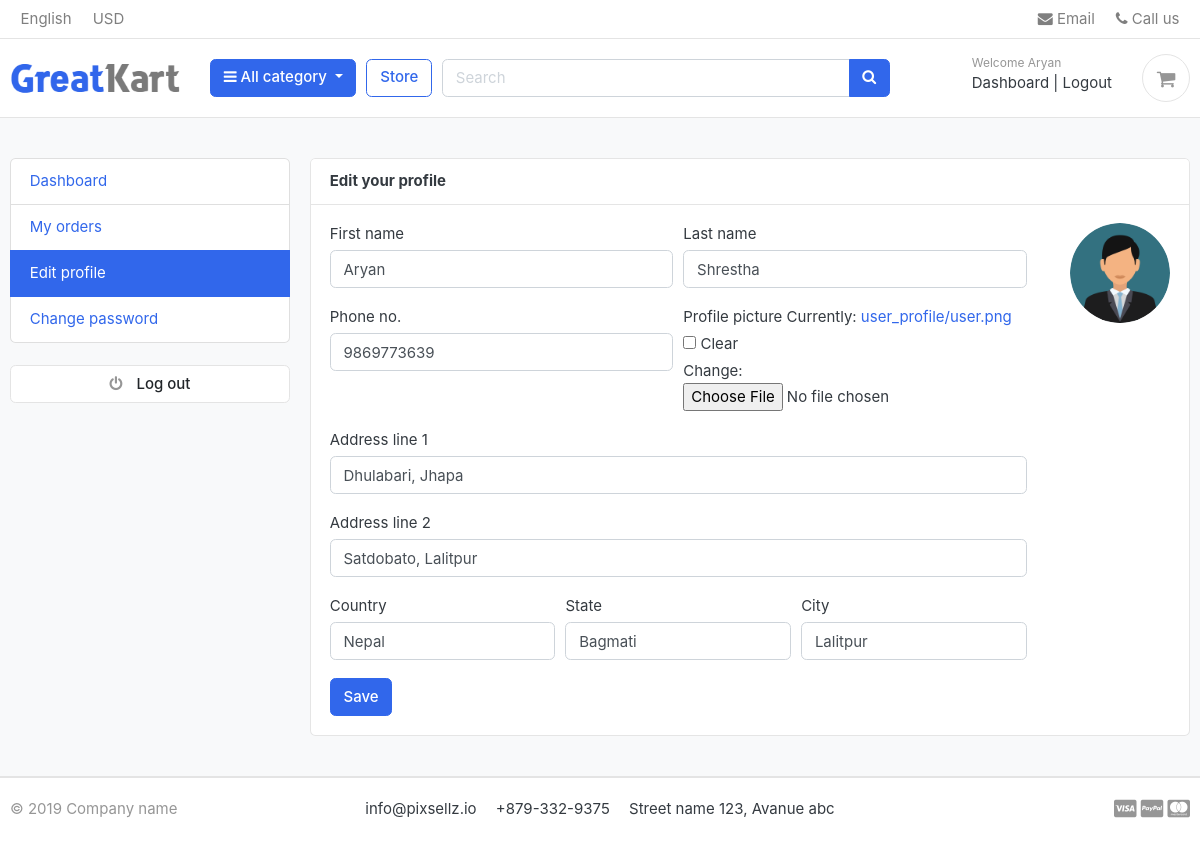
The page /accounts/edit_profile/ (signed in) on the database its author committed.
### accounts/models.py (models this page shows, shortened)
class Account(AbstractBaseUser):
    first_name = models.CharField(max_length=50)
    last_name = models.CharField(max_length=50)
    username = models.CharField(max_length=50, unique=True)
    email = models.EmailField(max_length=100, unique=True)
    phone_number = models.CharField(max_length=50)
    date_joined = models.DateTimeField(auto_now_add=True)
    last_login = models.DateTimeField(auto_now_add=True)
    is_admin = models.BooleanField(default=False)
    is_staff = models.BooleanField(default=False)
    is_active = models.BooleanField(default=False)
    is_superadmin = models.BooleanField(default=False)
    USERNAME_FIELD = 'email'
    REQUIRED_FIELDS = ['username', 'first_name', 'last_name']
    objects = MyAccountManager()

class UserProfile(models.Model):
    user = models.OneToOneField(Account, on_delete=models.CASCADE)
    address_line_1 = models.CharField(blank=True, max_length=100)
    address_line_2 = models.CharField(blank=True, max_length=100)
    profile_picture = models.ImageField(blank=True, upload_to='user_profile/', default='user_profile/user.png')
    city = models.CharField(blank=True, max_length=20)
    state = models.CharField(blank=True, max_length=20)
    country = models.CharField(blank=True, max_length=20)

### accounts/views.py (the view)
# urls.py: path('edit_profile/', views.edit_profile, name='edit_profile'),
def edit_profile(request):
    user_profile = get_object_or_404(UserProfile, user=request.user)
    if request.method == 'POST':
        user_form = UserForm(request.POST, instance=request.user)
        user_profile_form = UserProfileForm(request.POST, request.FILES, instance=user_profile)
        if user_form.is_valid() and user_profile_form.is_valid():
            user_form.save()
            user_profile_form.save()
            messages.success(request, 'Your profile has been updated')
            return redirect('edit_profile')
    else:
        user_form = UserForm(instance=request.user)
        user_profile_form = UserProfileForm(instance=user_profile)
    context = {
        'user_profile': user_profile,
        'user_form': user_form,
        'profile_form': user_profile_form
    }
    return render(request, 'accounts/edit_profile.html', context=context)

### accounts/forms.py
class UserForm(forms.ModelForm):
    class Meta:
        model = Account
        fields = ('first_name', 'last_name', 'phone_number')
        widgets = {
            'first_name': forms.TextInput(attrs={'class': 'form-control'}),
            'last_name': forms.TextInput(attrs={'class': 'form-control'}),
            'phone_number': forms.TextInput(attrs={'class': 'form-control'}),
        }

class UserProfileForm(forms.ModelForm):
    class Meta:
        model = UserProfile
        fields = ('address_line_1', 'address_line_2', 'profile_picture',
                  'country', 'state', 'city')
        widgets = {
            'address_line_1': forms.TextInput(attrs={'class': 'form-control'}),
            'address_line_2': forms.TextInput(attrs={'class': 'form-control'}),
            'country': forms.TextInput(attrs={'class': 'form-control'}),
            'state': forms.TextInput(attrs={'class': 'form-control'}),
            'city': forms.TextInput(attrs={'class': 'form-control'}),
        }

### templates/accounts/edit_profile.html (shortened to what this page needs)
{% extends 'base.html' %}
{% load static %}
{% block content %}
<section class="section-conten padding-y bg">
    <div class="container">
        <div class="row">
            {% include 'includes/dashboard_sidebar.html' %}
            <main class="col-md-9">
                <article class="card">
                    <header class="card-header">
                        <strong class="d-inline-block mr-3">Edit your profile</strong>
                    </header>
                    <div class="card-body">
                        <div class="row">
                            <div class="col-md-10">
                                <form action="{% url 'edit_profile' %}" method="POST" enctype="multipart/form-data">
                                    <div class="form-row">
                                        <div class="form-group col-md-6">
                                            <label for="">First name</label>
                                            {{ user_form.first_name }}
                                        </div>
                                        <div class="form-group col-md-6">
                                            <label for="">Last name</label>
                                            {{ user_form.last_name }}
                                        </div>
                                    </div>
                                    <div class="form-row">
                                        <div class="form-group col-md-6">
                                            <label for="">Phone no.</label>
                                            {{ user_form.phone_number }}
                                        </div>
                                        <div class="form-group col-md-6">
                                            <label for="">Profile picture</label>
                                            {{ profile_form.profile_picture }}
                                        </div>
                                    </div>
                                    <div class="form-group">
                                        <label for="">Address line 1</label>
                                        {{ profile_form.address_line_1 }}
                                    </div>
                                    <div class="form-group">
                                        <label for="">Address line 2</label>
                                        {{ profile_form.address_line_2 }}
                                    </div>
                                    <div class="form-row">
                                        <div class="form-group col-md-4">
                                            <label for="">Country</label>
                                        {{ profile_form.country }}
                                        </div>
                                        <div class="form-group col-md-4">
                                            <label for="">State</label>
                                        {{ profile_form.state }}
                                        </div>
                                        <div class="form-group col-md-4">
                                            <label for="">City</label>
                                            {{ profile_form.city }}
                                        </div>
                                    </div>
                                    <input type="submit" value="Save" class="btn btn-primary">
                                </form>
                            </div>
                            <div class="col-md-2" style="display: flex; justify-content: flex-end;">
                                <div class="round-avatar" >
                                    <img src="{{ user_profile.profile_picture.url }}" alt="User Avatar">
                                  </div>
                            </div>
                        </div>
                    </div>
                </article>
            </main>
        </div>
    </div>
</section>
{% endblock %}

### templates/includes/navbar.html (shortened to what this page needs)
{% load static %}
<header class="section-header">
    <nav class="navbar p-md-0 navbar-expand-sm navbar-light border-bottom">
        <div class="container">
            <div class="collapse navbar-collapse" id="navbarTop4">
                <ul class="navbar-nav mr-auto">
                    <li class="nav-item dropdown">
                        <a href="#" class="nav-link"> English </a>
                    </li>
                    <li class="nav-item dropdown">
                        <a href="#" class="nav-link"> USD </a>
                    </li>
                </ul>
                <ul class="navbar-nav">
                    <li>
                        <a href="#" class="nav-link">
                            <i class="fa fa-envelope"></i> Email
                        </a>
                    </li>
                    <li>
                        <a href="#" class="nav-link">
                            <i class="fa fa-phone"></i> Call us
                        </a>
                    </li>
                </ul>
            </div>
        </div>
    </nav>
    <section class="header-main border-bottom">
        <div class="container">
            <div class="row align-items-center">
                <div class="col-lg-2 col-md-3 col-6">
                    <a href="{% url 'home' %}" class="brand-wrap">
                        <img class="logo" src="{% static '/images/logo.png' %}" />
                    </a>
                </div>
                <div class="col-lg col-sm col-md col-6 flex-grow-0">
                    <div class="category-wrap dropdown d-inline-block float-right">
                        <button type="button" class="btn btn-primary dropdown-toggle" data-toggle="dropdown">
                            <i class="fa fa-bars"></i> All category
                        </button>
                    </div>
                </div>
                <a href="{% url 'store' %}" class="btn btn-outline-primary">Store</a>
                <div class="col-lg col-md-6 col-sm-12 col">
                    <form action="#" class="search">
                        <div class="input-group w-100">
                            <input type="text" class="form-control" style="width: 60%" placeholder="Search" />
                            <div class="input-group-append">
                                <button class="btn btn-primary" type="submit">
                                    <i class="fa fa-search"></i>
                                </button>
                            </div>
                        </div>
                    </form>
                </div>
                <div class="col-lg-3 col-sm-6 col-8 order-2 order-lg-3">
                    <div class="d-flex justify-content-end mb-3 mb-lg-0">
                        {% if request.user.is_authenticated %}
                        <div class="widget-header">
                            <small class="title text-muted">Welcome {{ request.user.first_name }}</small>
                            <div>
                                <a href="{% url 'dashboard' %}">Dashboard</a>
                                <span class="dark-transp"> | </span>
                                <a href="{% url 'logout' %}"> Logout</a>
                            </div>
                        </div>
                        {% endif %}
                        <a href="{% url 'cart' %}" class="widget-header pl-3 ml-3">
                            <div class="icon icon-sm rounded-circle border">
                                <i class="fa fa-shopping-cart"></i>
                            </div>
                        </a>
                    </div>
                </div>
            </div>
        </div>
    </section>
</header>

### eCommerce/static/css/ui.css (style rules this page uses)
html { font-family: "Inter", sans-serif; font-size: 15px; }
.icon-xs, .icon-sm, .icon-md, .icon-lg { display: inline-block; text-align: center; flex-shrink: 0; flex-grow: 0; }
.icon-sm { width: 48px; height: 48px; line-height: 48px !important; font-size: 20px; }
.padding-y { padding-top: 40px; padding-bottom: 40px; }
article:after, .form-group:after { display: block; clear: both; content: ""; }
.bg { background-color: #f8f9fa; }
.header-main { position: relative; padding-top: 1rem; padding-bottom: 1rem; }
.brand-wrap .logo, .navbar-brand .logo { margin-right: 7px; max-height: 42px; display: inline-block; }
.widget-header { display: inline-block; vertical-align: middle; position: relative; }
.widget-header a { color: #343a40; }
.widget-header i { color: #969696; }
.widget-header .title { display: block; }

### eCommerce/static/css/custom.css (style rules this page uses)
.round-avatar { width: 100px; height: 100px; border-radius: 50%; overflow: hidden; }
.round-avatar img { width: 100%; height: 100%; object-fit: cover; }

### rows shown on the page
Account: user.first_name "Aryan", first_name "Aryan", last_name "Shrestha", phone_number "9869773639"
UserProfile: address_line_1 "Dhulabari, Jhapa", address_line_2 "Satdobato, Lalitpur", country "Nepal", state "Bagmati", city "Lalitpur", profile_picture (placeholder picture)
